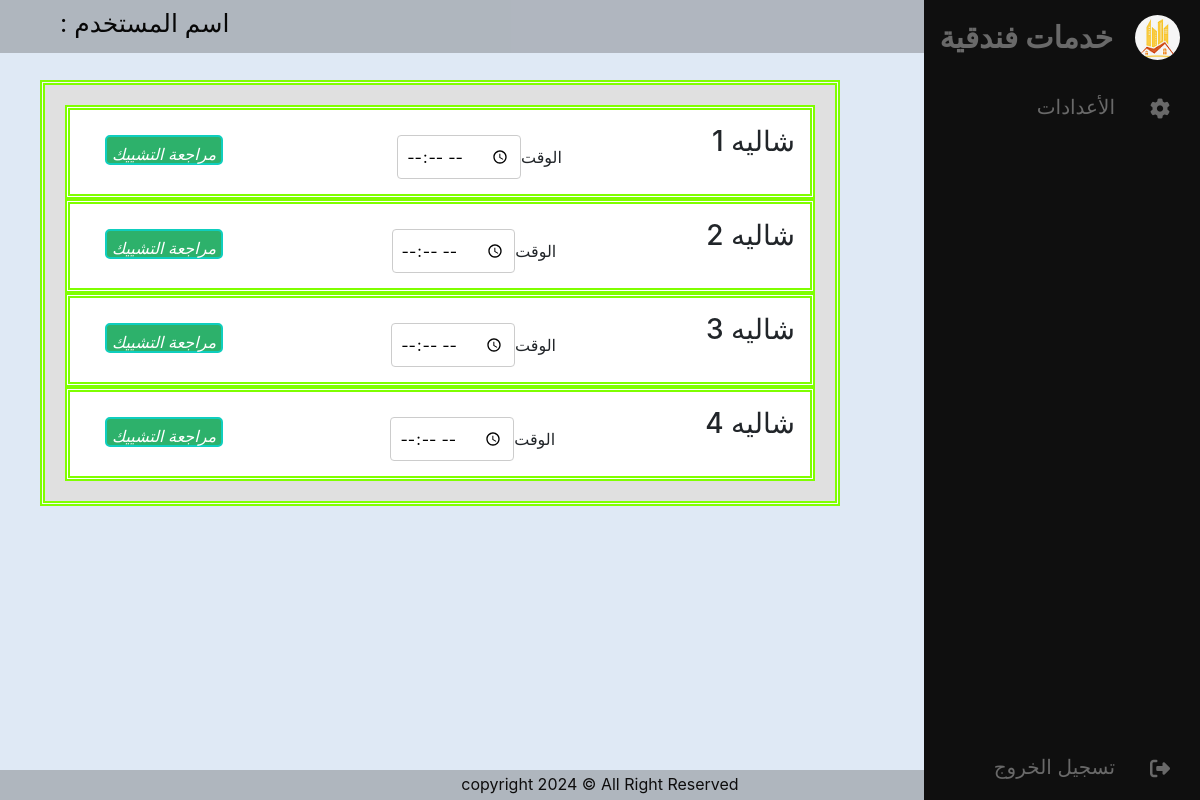
The page /done_tasks on the database its author committed.
### system/models.py (models this page shows, shortened)
class Apartmint_chalit(models.Model):
     towers = models.ForeignKey(Towers,on_delete=models.CASCADE,verbose_name='البرج')
     apa_cha_status = models.BooleanField(null=True,verbose_name='الحاله')
     class Meta:
         verbose_name_plural = 'الشقق والشاليهات'
         verbose_name = 'شقه او شاليه'

class Chalets(Apartmint_chalit):
     cha_name = models.CharField(max_length=20,null=False,verbose_name='اسم الشاليه')
     cha_floor = models.CharField(max_length=20,null=True,verbose_name='الطابق')
     cha_discrip = models.TextField(max_length=50,null=True,verbose_name='الوصف')
     cha_status = models.BooleanField(default=True)
     cha_add_datetime = models.DateTimeField(default=datetime.now,verbose_name='تاريخ ووقت الأضافه')
     user = models.ForeignKey(User, on_delete=models.CASCADE,verbose_name='المستخدم')
     class Meta:
         verbose_name_plural = 'الشاليهات'
         verbose_name = 'شاليه'

### system/views.py (the view)
# urls.py: path('done_tasks',views.done_tasks, name='done_tasks'),
def done_tasks(request):
    user = request.user
    group = user.groups.all()
    context = {
        'chali': Chalets.objects.all(),
        'gr':group, 'u':user,
    }
    return render(request, 'pages/service/done_tasks.html', context)

### templates/pages/service/done_tasks.html
{% extends 'base.html' %}
{% block content%}
    <div class="container_TD1" style="margin-right: 30%;" >
    <div class="data_DT1">
      {% for i in chali %}
        <div class="cusname_DT1">
        <div class="right_DT1">
            <h3 id="apartment_number">{{i.cha_name}}</h3>
              <div class="input-field_DT1" style="display: inline-flex;margin-right: 150px;">
                <label class="label_DT1" style="margin-top: 10px;">الوقت </label>
                <input type="time" id="chick_time">
              </div>
        </div>
          <div class="left_DT1">
            <a href="{% url 'contents' i.id %}">
                <i > مراجعة التشييك</i>
                </a>
        </div>
        </div>
        {% endfor %}
      </div>
    </div>
{% endblock %}

### hotel_system/static/css/style.css (style rules this page uses)
* { margin: 0; padding: 0; text-decoration: none; }
body { background: #dfe9f5; direction: rtl; }
a { color: white; text-decoration: none; }
a { color: white; }
.container_TD1 { direction: rtl; width: 800px; background-color: #f6f6f6; margin: auto; margin-top: 80px; border-color: chartreuse; border-width: 5px; border-style: double; }
.data_DT1 { padding: 20px; background-color: #e0e0e0; display:inline-flexbox; }
.cusname_DT1 { background-color: #FFF; padding: 15px; display:flex; justify-content: space-between; border-color: chartreuse; border-width: 5px; border-style: double; }
.right_DT1 { display: flex; flex-direction: row; align-items: flex-start; text-align: right; }
.left_DT1 { float: left; margin-top: 10px; margin-left: 20px; background-color: rgb(45, 177, 107); border-radius: 5px; color: white; text-align: center; height: 30px; padding: 5px; cursor: pointer; display: flex; border-color: rgb(15, 206, 190); border-width: 2px; border-style: double; }
.input-field_DT1 { margin-right: 70px; margin-top: 10px; display: inline; }
.input-field_B3 input[type="text"], input[type="date"], input[type="time"], select { flex: 1; width: calc(100% - 5%); padding: 8px; border: 1px solid #ccc; border-radius: 4px; box-sizing: border-box; margin-left: 10px; }
.input-field_CB2 input[type="text"], input[type="number"], input[type="date"], input[type="time"], select { flex: 1; width: calc(100% - 5%); padding: 8px; border: 1px solid #ccc; border-radius: 4px; box-sizing: border-box; }

### rows shown on the page
Chalets: cha_name "شاليه 1"
Chalets: cha_name "شاليه 2"
Chalets: cha_name "شاليه 3"
Chalets: cha_name "شاليه 4"
